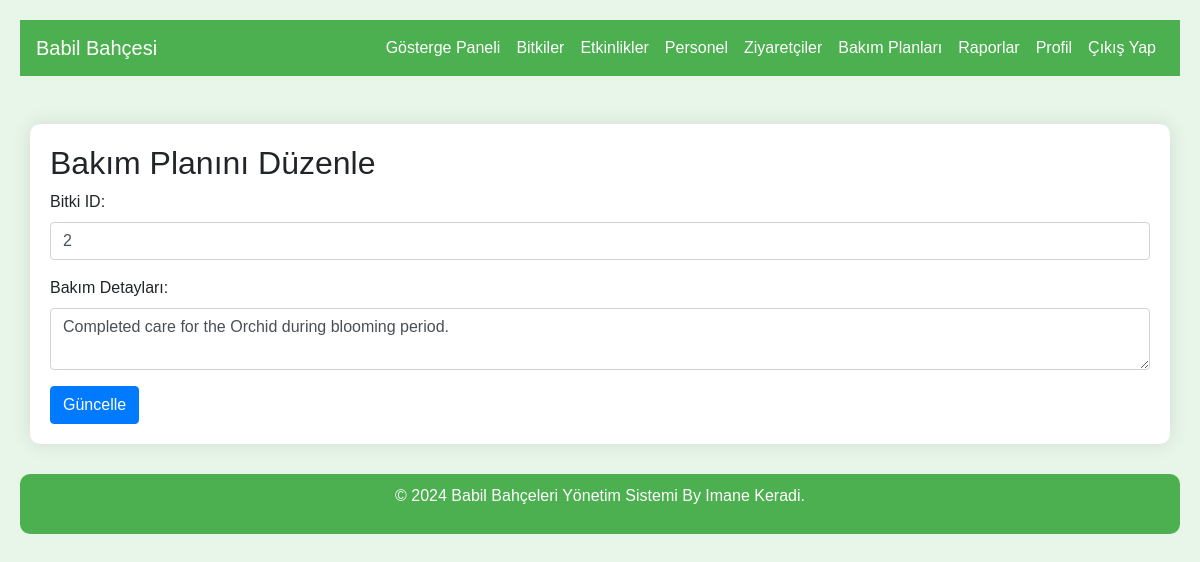
The app's page /care_plans/edit.php?id=2 with its own data.
### tables this page shows
CREATE TABLE `care_plans` (
  `id` int(11) NOT NULL,
  `plant_id` int(11) NOT NULL,
  `care_details` text NOT NULL,
  `date` date DEFAULT NULL
);

### care_plans/edit.php (the view, shortened to what this page needs)
<!DOCTYPE html>
<html lang="tr">
<head>
  <link rel="stylesheet" href="https://stackpath.bootstrapcdn.com/bootstrap/4.5.2/css/bootstrap.min.css">
  <link rel="stylesheet" href="https://cdnjs.cloudflare.com/ajax/libs/font-awesome/5.15.3/css/all.min.css">
</head>
<body>
<nav class="navbar navbar-expand-lg navbar-dark">
  <a class="navbar-brand" href="../dashboard.php">Babil Bahçesi</a>
  <div class="collapse navbar-collapse" id="navbarNav">
    <ul class="navbar-nav ml-auto">
      <li class="nav-item">
        <a class="nav-link" href="../dashboard.php">Gösterge Paneli</a>
      </li>
      <li class="nav-item">
        <a class="nav-link" href="../plants/list.php">Bitkiler</a>
      </li>
      <li class="nav-item">
        <a class="nav-link" href="../events/list.php">Etkinlikler</a>
      </li>
      <li class="nav-item">
        <a class="nav-link" href="../staff/list.php">Personel</a>
      </li>
      <li class="nav-item">
        <a class="nav-link" href="../visitors/list.php">Ziyaretçiler</a>
      </li>
      <li class="nav-item">
        <a class="nav-link" href="../care_plans/list.php">Bakım Planları</a>
      </li>
      <li class="nav-item">
        <a class="nav-link" href="../reports/list.php">Raporlar</a>
      </li>
      <li class="nav-item">
        <a class="nav-link" href="../profile.php">Profil</a>
      </li>
      <li class="nav-item">
        <a class="nav-link" href="../logout.php">Çıkış Yap</a>
      </li>
    </ul
    </div>
</nav>
<div class="container mt-5">
  <?php
  include('../config/db.php');
  if (isset($_GET['id'])) {
      $id = $_GET['id'];
      $sql = "SELECT * FROM care_plans WHERE id=$id";
      $result = $conn->query($sql);
      $row = $result->fetch_assoc();
  }
  ?>
  <h2>Bakım Planını Düzenle</h2>
  <form method="POST" action="">
    <div class="form-group">
      <label>Bitki ID:</label>
      <input type="number" name="plant_id" class="form-control" value="<?php echo $row['plant_id']; ?>" required>
    </div>
    <div class="form-group">
      <label>Bakım Detayları:</label>
      <textarea name="care_details" class="form-control" required><?php echo $row['care_details']; ?></textarea>
    </div>
    <button type="submit" class="btn btn-primary">Güncelle</button>
  </form>
</div>
<div class="footer">
  <p>&copy; 2024 Babil Bahçeleri Yönetim Sistemi By Imane Keradi.</p>
</div>
</body>
</html>

### care_plans/edit.php (style rules this page uses)
body { font-family: Arial, sans-serif; margin: 0; padding: 20px; background-color: #e8f5e9; }
.navbar { background-color: #4CAF50; }
.navbar-dark .navbar-nav .nav-link { color: white !important; }
.container { background-color: #fff; padding: 20px; border-radius: 10px; box-shadow: 0 0 20px rgba(0, 0, 0, 0.1); margin-top: 20px; }
.footer { background-color: #4caf50; padding: 10px; color: #fff; text-align: center; border-radius: 10px; margin-top: 30px; }

### records on screen
care_plans: plant_id "2", care_details "Completed care for the Orchid during blooming period."
